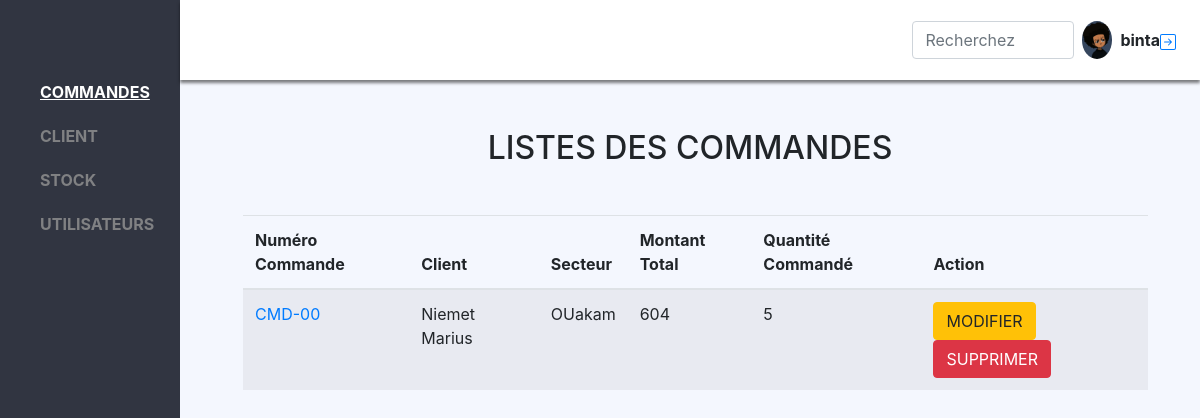
Screenshot of /view/admin/commande.php (signed in) with the database file from the repository.
### tables this page shows
CREATE TABLE `commande` (
  `idCommande` int(11) NOT NULL,
  `numCommande` varchar(255) NOT NULL,
  `idClient` int(11) NOT NULL,
  `idSecteur` int(11) NOT NULL,
  `total` varchar(255) NOT NULL,
  `Quantite` int(11) NOT NULL
);

CREATE TABLE `client` (
  `idClient` int(11) NOT NULL,
  `nomClient` varchar(255) NOT NULL,
  `prenomClient` varchar(255) NOT NULL,
  `Telephone` varchar(100) NOT NULL
);

CREATE TABLE `section` (
  `idSection` int(11) NOT NULL,
  `libelleSection` varchar(255) NOT NULL,
  `prixSection` int(11) NOT NULL
);

### model/commandeModel.php (called while the page is built, shortened)
<?php
    require_once('bdd.php');
    function getAllCommande(){
        global $bdd;
        $req = "SELECT * FROM commande, client, section WHERE commande.idClient=client.idClient AND idSecteur=idSection";
        return $bdd->query($req)->fetchAll();
    }

### view/admin/commande.php (the view, shortened to what this page needs)
<?php
    include_once('index.php');
    require_once('../../model/commandeModel.php');
    $commandes = getAllCommande();
?>
<div class="content  pt-5" style=" width: 85%; margin-top:81px; position: absolute; left: 15%;">
        <h2 class="text-center mb-3">LISTES DES COMMANDES</h2>
        <div class="container-list-product col-md-11 ml-5 mt-5">
        <table class="table table-striped">
            <thead>
                <tr>
                <th scope="col">Numéro Commande</th>
                <th scope="col">Client</th>
                <th scope="col">Secteur</th>
                <th scope="col">Montant Total</th>
                <th scope="col">Quantité Commandé</th>
                <th scope="col">Action</th>
                </tr>
            </thead>
            <tbody>
            <?php
                foreach ($commandes as $commande) {
                    ?>
                    <tr>
                            <td>
                            <a href=""><?= $commande['numCommande']?></a>
                            </td>
                        <td>
                            <?= $commande['nomClient']?> &nbsp;  <?= $commande['prenomClient']?>
                        </td>
                        <td> <?= $commande['libelleSection']?></td>
                        <td> <?= $commande['total']?></td>
                        <td> <?= $commande['Quantite']?></td>
                        <td>
                            <button class="btn btn-warning">MODIFIER</button>
                            <button class="btn btn-danger">SUPPRIMER</button>
                        </td>
                    </tr>
                    <?php
                }
            ?>
            </tbody>
            </table>
        </div>
</div>

### rows the page displays
commande: numCommande "CMD-00", idClient.nomClient "Niemet", idClient.prenomClient "Marius", idSecteur.libelleSection "OUakam", total "604", Quantite "5"

### other values shown
$_SESSION['nom'] "binta"
